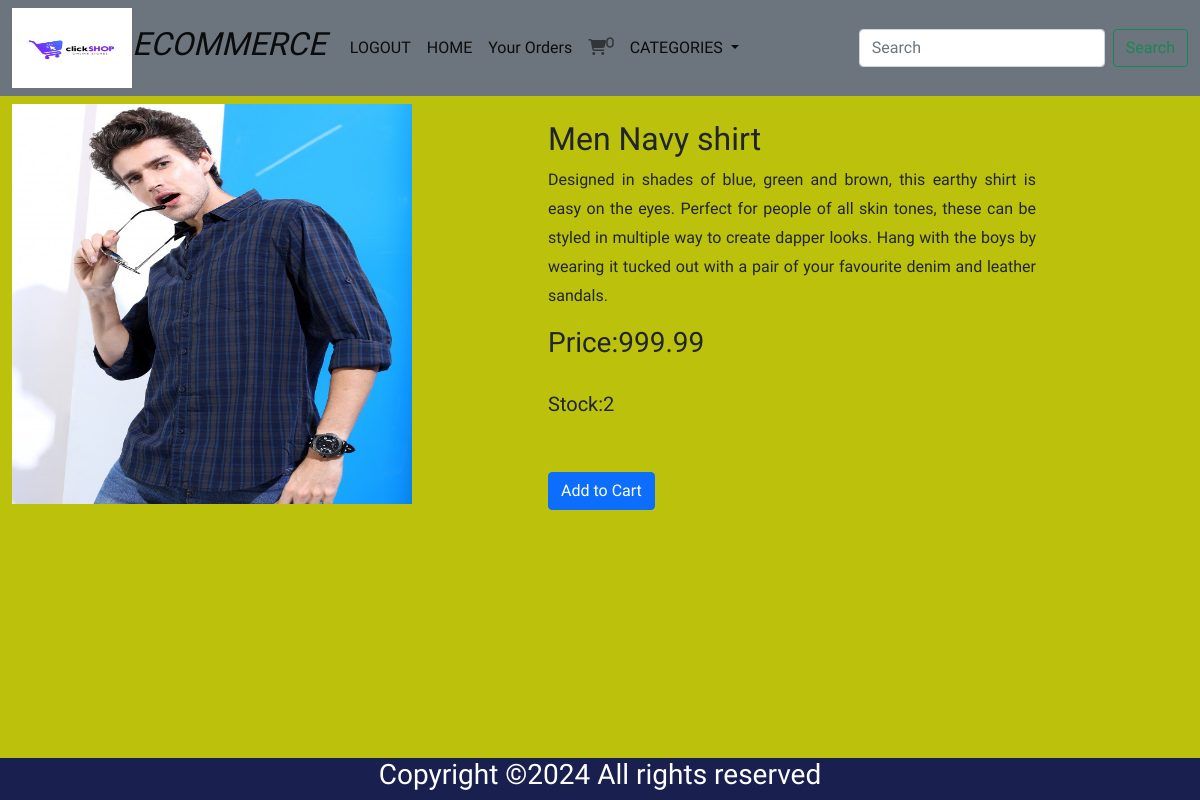
The app's page /detail/2 (signed in) with its own data.
### shop/models.py (models this page shows, shortened)
class Product(models.Model):
    name = models.CharField(max_length=20)
    desc = models.TextField()
    image = models.ImageField(upload_to='products', null=True, blank=True)
    price=models.DecimalField(max_digits=10,decimal_places=2)
    stock=models.IntegerField()
    available=models.BooleanField(default=True)
    created=models.DateTimeField(auto_now_add=True)
    update=models.DateTimeField(auto_now=True)
    category=models.ForeignKey(Category,on_delete=models.CASCADE)

### shop/views.py (the view)
# urls.py: path('detail/<int:p>',views.detail,name='detail'),
def detail(request,p):
    p = Product.objects.get(id=p)
    return render(request,'detail.html',{'p':p})

### cart/context_processors.py (called while the page is built)
def total(request):
    count=0
    if request.user.is_authenticated:
        u = request.user
        try:
            c =Cart.objects.filter(user=u)
            for i in c:
                count=count+i.quantity
        except:
            count=0
    return {'count': count}

### shop/context_processors.py (called while the page is built)
def links(request):
    c=Category.objects.all()
    return{'links':c}

### templates/detail.html
{% extends 'base.html' %}
{% load static %}
{% block content %}
<div class="container-fluid mt-6">
    <div class="row">
        <div class="col-4 me-5">
    <img class="mt-2" src="{{ p.image.url }}" height="400px" width="400px">
        </div>
        <div class="col-6 me-5 mt-2 pt-3" style="padding-left:100px;">
         <h2>{{ p.name }}</h2>
         <p style="text-align:justify;line-height:1.8;">{{ p.desc }}</p>
         <h3>Price:{{ p.price }}</h3><br>
         <h5>Stock:{{ p.stock }}</h5><br><br>
            {% if user.is_superuser == True %}
            {% if p.stock > 0 %}
            <h3 class="text-dark">In Stock</h3>
            <a href="{url 'admin:index' %}" class="btn btn-primary mt-4" style="width:300px">Add Stock</a>
            {% else %}
            <h3 class="text-dark">Out of Stock</h3>
            <a href="{% url 'admin:index' %}" class="btn btn-primary mt-4" style="width:300px">Add Stock</a>
            {% endif %}
            {% else %}
            {% if p.stock > 0%}
         <a href="{% url 'cart:addtocart' p.id %}" class="btn btn-primary" style="width=300px;">Add to Cart</a>
            {% else%}
            <h3 class="text-light">Out of Stock</h3>
            {% endif %}
            {% endif %}
        </div>
    </div>
</div>
{% endblock %}

### static/css/style.css (style rules this page uses)
body { background-color:#bcc20c; font-family: "Bungee", sans-serif; font-weight: 400; font-style: normal; }

### templates/base.html (style rules this page uses)
body { background-color:#bcc20c; font-family: "Bungee", sans-serif; font-weight: 400; font-style: normal; }

### records on screen
Product: image (picture), name "Men Navy shirt", desc "Designed in shades of blue, green and brown, this earthy shirt is easy on the eyes. Perfect for people of all skin tones, these can be styled in multiple way to create dapper looks. Hang with the boys by wearing it tucked out with a pair of your favourite denim and leather sandals.", price "999.99", stock "2"

### other values on screen
{{ count }} "0"
